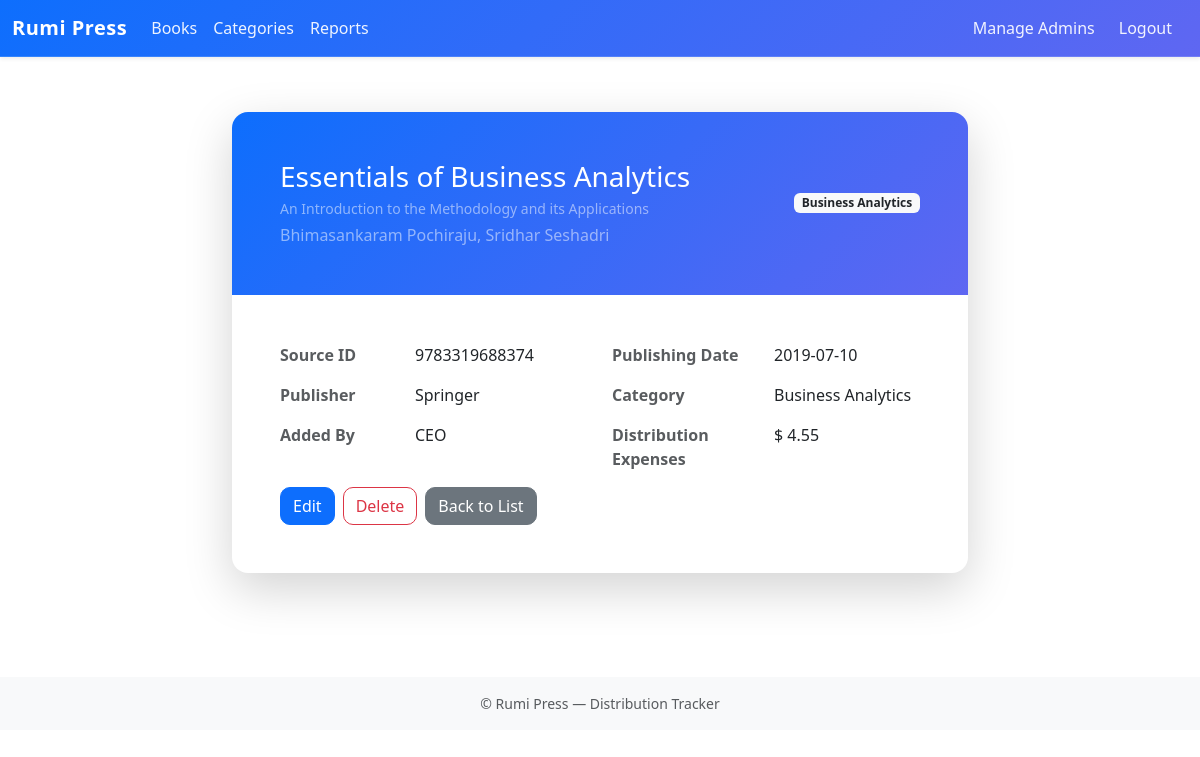
Page /distribution/books/2/ (signed in) on the committed database.
### distribution/models.py (models this page shows, shortened)
class Book(models.Model):
    source_id = models.CharField(max_length=64, null=True, blank=True, help_text="Original spreadsheet id / ISBN or source identifier")
    title = models.CharField(max_length=255)
    subtitle = models.CharField(max_length=500, null=True, blank=True)
    author = models.CharField(max_length=200)
    publisher = models.CharField(max_length=500, null=True, blank=True)
    publishing_date = models.DateField(null=True, blank=True)
    category = models.ForeignKey(Category, on_delete=models.PROTECT, related_name='books')
    distribution_expenses = models.DecimalField(max_digits=12, decimal_places=2, default=0)
    created_by = models.ForeignKey(settings.AUTH_USER_MODEL, null=True, blank=True, on_delete=models.SET_NULL)
    created_at = models.DateTimeField(auto_now_add=True)
    updated_at = models.DateTimeField(auto_now=True)
    class Meta:
        ordering = ['-publishing_date', 'title']

class Category(models.Model):
    name = models.CharField(max_length=100, unique=True)
    description = models.TextField(blank=True)
    created_by = models.ForeignKey(settings.AUTH_USER_MODEL, null=True, blank=True, on_delete=models.SET_NULL)
    class Meta:
        ordering = ['name']
        verbose_name_plural = "Categories"

### distribution/views.py (the view)
# urls.py: path("books/<int:pk>/", views.BookDetailView.as_view(), name="book_detail"),
class BookDetailView(LoginRequiredMixin, AuditLoggingMixin, DetailView):
    model = Book
    template_name = 'distribution/book_details.html'

### accounts/context_processors.py (called while the page is built)
def is_admin_flag(request):
    try:
        return { 'is_admin': is_admin(request.user) }
    except Exception:
        return { 'is_admin': False }

### accounts/mixins.py (called while the page is built)
def is_admin(user) -> bool:
    return user.is_authenticated and user.groups.filter(name="Admin").exists()

    def dispatch(self, request, *args, **kwargs):
        response = super().dispatch(request, *args, **kwargs)
        try:
            if request.user.is_authenticated and is_admin(request.user):
                action = "read" if request.method == "GET" else "update"
                model = self.model.__name__ if hasattr(self, "model") else self.__class__.__name__
                obj_id = ""
                if hasattr(self, "object") and getattr(self, "object", None):
                    obj_id = str(self.object.pk)
                AuditLog.objects.create(
                    actor=request.user,
                    action=action,
                    model=model,
                    object_id=obj_id,
                    details=f"path={request.path} method={request.method}",
                )
        except Exception:
            pass
        return response

### distribution/templates/distribution/book_details.html (shortened to what this page needs)
{% extends "base.html" %}
{% block content %}
<div class="container mt-4">
  <div class="row justify-content-center">
    <div class="col-md-10 col-lg-8">
      <div class="card border-0 rounded-4 shadow-lg mb-4">
        <div class="card-body p-0">
          <div class="bd-header bg-primary rounded-top-4 p-4 p-md-5">
            <div class="d-flex align-items-center justify-content-between">
              <div>
                <h3 class="mb-1 text-white">{{ object.title }}</h3>
                {% if object.subtitle %}
                <div class="text-white-50 small mb-1">{{ object.subtitle }}</div>
                {% endif %}
                <div class="text-white-50">{{ object.author }}</div>
              </div>
              <span class="badge bg-light text-dark">{{ object.category.name|title }}</span>
            </div>
          </div>
          <div class="p-4 p-md-5">
            <div class="row g-4 mb-3">
              <div class="col-md-6">
                <dl class="row g-3 mb-0">
                  <dt class="col-sm-5 text-muted">Source ID</dt>
                  <dd class="col-sm-7">{{ object.source_id|default:"—" }}</dd>
                  <dt class="col-sm-5 text-muted">Publisher</dt>
                  <dd class="col-sm-7">{{ object.publisher|default:"—" }}</dd>
                  <dt class="col-sm-5 text-muted">Added By</dt>
                  <dd class="col-sm-7">{{ object.created_by|default:"—" }}</dd>
                </dl>
              </div>
              <div class="col-md-6">
                <dl class="row g-3 mb-0">
                  <dt class="col-sm-6 text-muted">Publishing Date</dt>
                  <dd class="col-sm-6">{{ object.publishing_date|date:"Y-m-d"|default:"—" }}</dd>
                  <dt class="col-sm-6 text-muted">Category</dt>
                  <dd class="col-sm-6">{{ object.category.name|title|default:"—" }}</dd>
                  <dt class="col-sm-6 text-muted">Distribution Expenses</dt>
                  <dd class="col-sm-6">$ {{ object.distribution_expenses|floatformat:2 }}</dd>
                </dl>
              </div>
            </div>
            <div class="d-flex gap-2">
              <a class="btn btn-primary" href="{% url 'distribution:book_edit' object.pk %}">Edit</a>
              <a class="btn btn-outline-danger" href="{% url 'distribution:book_delete' object.pk %}">Delete</a>
              <a class="btn btn-secondary" href="{% url 'distribution:book_list' %}">Back to List</a>
            </div>
          </div>
        </div>
      </div>
    </div>
  </div>
</div>
{% endblock %}

### distribution/static/distribution/css/site.css (style rules this page uses)
:root { --rp-accent: #0d6efd; --rp-border: #dee2e6; --rp-muted: #6c757d; }
dl.row.g-3 dt { font-weight: 600; }
dl.row.g-3 dd { margin-bottom: 0; }
.bd-header { background: linear-gradient(135deg, rgba(13,110,253,.95), rgba(99,102,241,.95)); }
.rp-main .card { border-radius: 16px; border: none; box-shadow: 0 8px 24px rgba(0,0,0,.06); }
.rp-main .btn { border-radius: 10px; }

### rumipress/templates/base.html (style rules this page uses)
body { padding-top:72px; }

### rows in the picture
Book: title "Essentials of Business Analytics", subtitle "An Introduction to the Methodology and its Applications", author "Bhimasankaram Pochiraju, Sridhar Seshadri", category.name "Business Analytics", source_id "9783319688374", publisher "Springer", created_by "CEO", publishing_date "2019-07-10", distribution_expenses "4.55"
